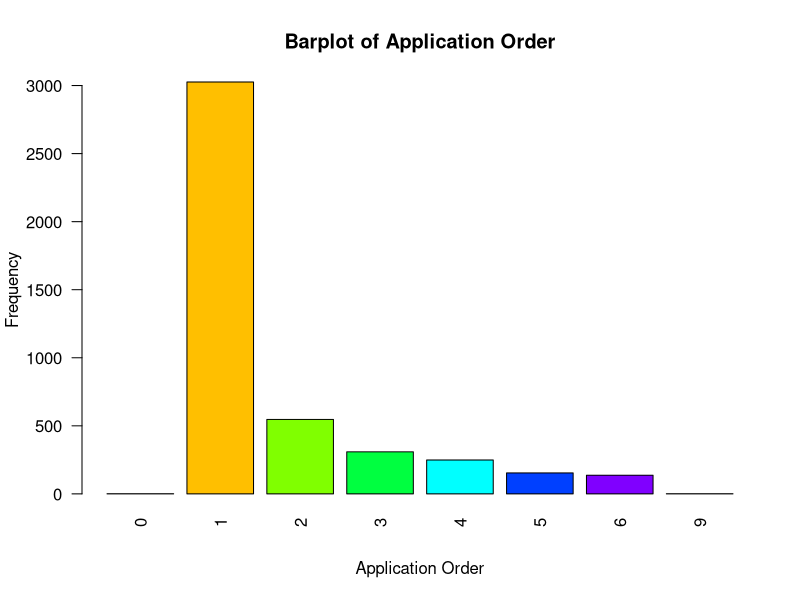
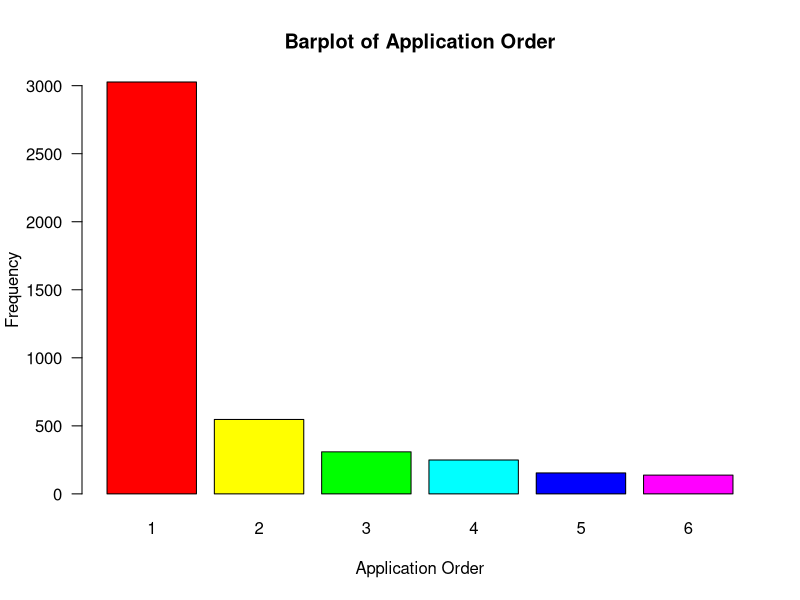
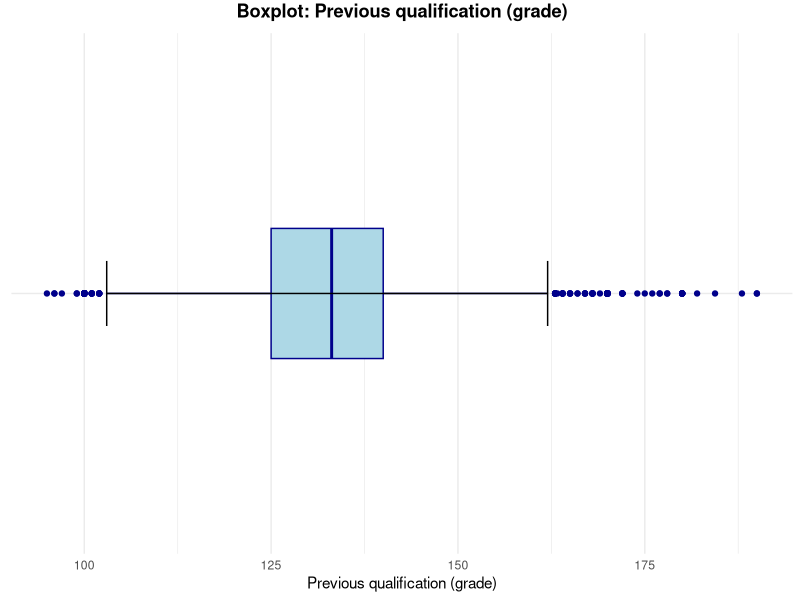
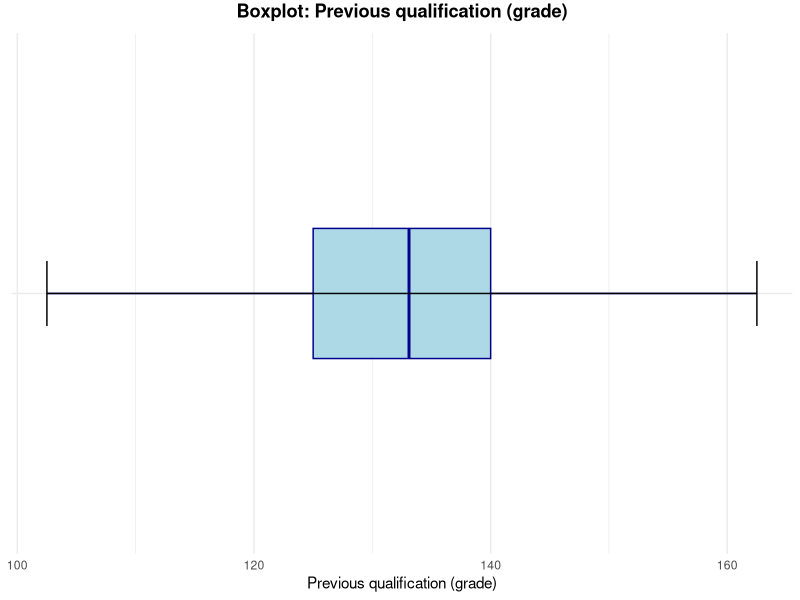
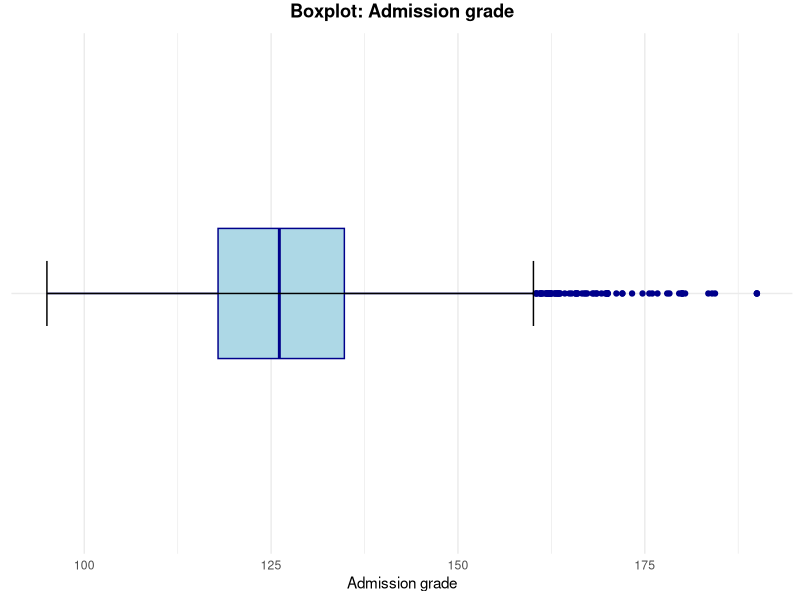
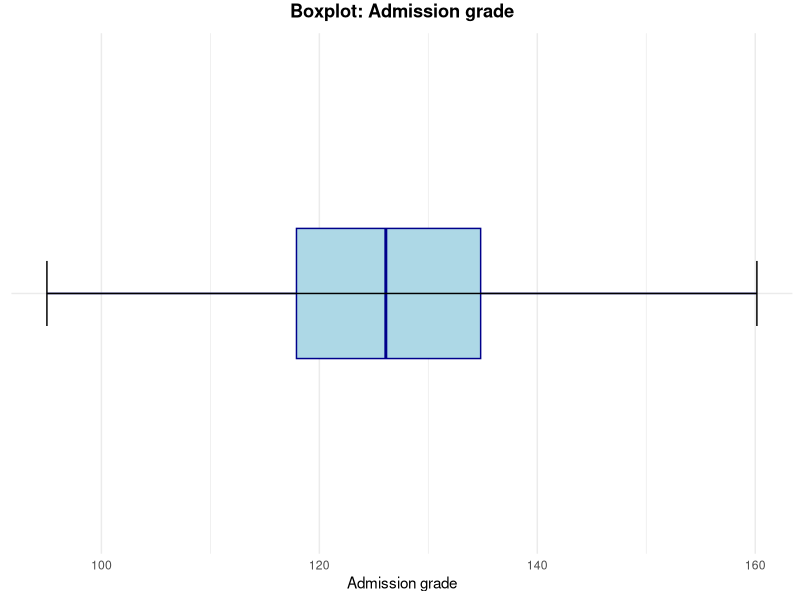
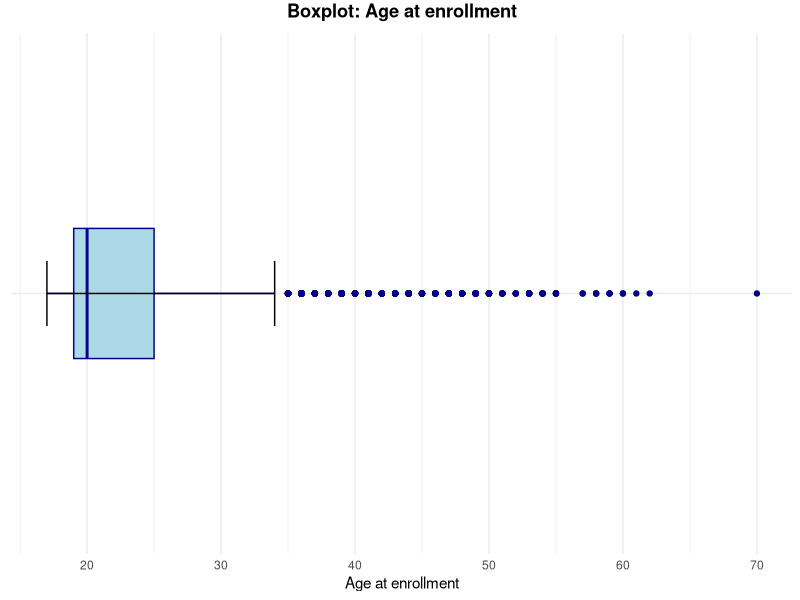
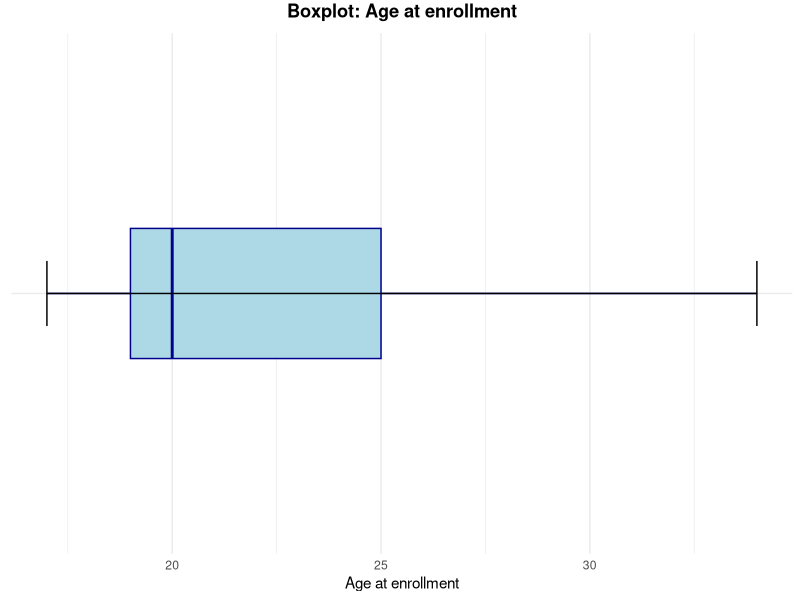

Recreate these plots in R, in order.
## ---- chunk 1
library(here)
library(dplyr)
library(ggplot2)

data <- read.csv(here("dataset/dataMod.csv"), sep = ",", header = TRUE, check.names = FALSE)
head(data)

winsorize <- function(df, feature, round_values = FALSE) {
  # Calcola il primo e terzo quartile
  Q1 <- quantile(df[[feature]], 0.25)
  Q3 <- quantile(df[[feature]], 0.75)
  
  # Calcola l'intervallo interquartile (IQR)
  IQR <- Q3 - Q1
  
  # Definisce il limite inferiore e superiore per outlier
  lower_bound <- Q1 - 1.5 * IQR
  upper_bound <- Q3 + 1.5 * IQR
  
  # Stampa i limiti per il controllo
  print(lower_bound)
  print(upper_bound)
  
  # Applica la winsorization sostituendo gli outlier
  if (round_values) {
    df[[feature]] <- ifelse(df[[feature]] < lower_bound, ceiling(lower_bound), 
                            ifelse(df[[feature]] > upper_bound, floor(upper_bound), df[[feature]]))
  } else {
    df[[feature]] <- ifelse(df[[feature]] < lower_bound, lower_bound, 
                            ifelse(df[[feature]] > upper_bound, upper_bound, df[[feature]]))
  }
  
  # Ritorna il dataframe modificato
  return(df)
}


replace_outliers_with_median <- function(df, feature) {
  # Calcola il primo e terzo quartile
  Q1 <- quantile(df[[feature]], 0.25, na.rm = TRUE)
  Q3 <- quantile(df[[feature]], 0.75, na.rm = TRUE)
  
  # Calcola l'intervallo interquartile (IQR)
  IQR <- Q3 - Q1
  
  # Definisce il limite inferiore e superiore per gli outlier
  lower_bound <- Q1 - 1.5 * IQR
  upper_bound <- Q3 + 1.5 * IQR
  
  # Calcola la mediana
  median_value <- median(df[[feature]], na.rm = TRUE)
  
  # Sostituisce gli outlier con la mediana
  df[[feature]] <- ifelse(df[[feature]] < lower_bound | df[[feature]] > upper_bound, median_value, df[[feature]])
  
  # Ritorna il dataframe modificato
  return(df)
}



log_transform <- function(df, feature) {
  # Controlla se ci sono valori <= 0 nella colonna, poiché log(x) non è definito per x <= 0
  if (any(df[[feature]] <= 0)) {
    # Aggiungi una costante minima per evitare log(0) o log(valori negativi)
    min_positive <- min(df[[feature]][df[[feature]] > 0], na.rm = TRUE)
    df[[feature]] <- ifelse(df[[feature]] <= 0, min_positive, df[[feature]])
  }
  
  # Applica la trasformazione logaritmica
  df[[feature]] <- log(df[[feature]])
  
  # Ritorna il dataframe modificato
  return(df)
}

# Funzione per Creare Boxplot
create_boxplot <- function(data, feature, output_dir = "Grafici") {
  cleaned_feature_name <- gsub("_", " ", feature)
  feature_data <- data[[feature]]
  
  if (all(is.na(feature_data))) {
    cat("La feature", feature, "contiene solo valori NA. Boxplot non creato.\n")
    return()
  }
  
  # Creazione del Boxplot
  p <- ggplot(data, aes(x = .data[[feature]], y = "")) +
    geom_boxplot(fill = "lightblue", color = "darkblue", width = 0.3) +
    labs(title = paste("Boxplot:", cleaned_feature_name),
         x = cleaned_feature_name) +
    theme_minimal() +
    stat_boxplot(geom = "errorbar", width = 0.15) +
    theme(axis.title.y = element_blank(),
          axis.text.y = element_blank(),   
          axis.ticks.y = element_blank(),
          plot.title = element_text(hjust = 0.5, face = "bold", vjust = 2))
  
  # Salvataggio in PDF
  #pdf(file = paste0(output_dir, "/Boxplot_", gsub(" ", "_", cleaned_feature_name), ".pdf"))
  
  print(p)
  
  #dev.off()
  
}
## ---- chunk 2
table_data <- table(data$Application_order)
barplot(table_data, 
        main = "Barplot of Application Order", 
        xlab = "Application Order", 
        ylab = "Frequency", 
        col = rainbow(length(table_data)),
        las = 2)

filtered_data <- data %>%
  filter(`Application_order` == 0 | `Application_order` == 9)
print(filtered_data)

data <- data %>%
  mutate(`Application_order` = case_when(
    `Application_order` == 0 ~ 1,
    `Application_order` == 9 ~ 6,
    TRUE ~ `Application_order`  # Mantiene i valori originali per tutte le altre righe
  ))

table_data <- table(data$Application_order)
barplot(table_data, 
        main = "Barplot of Application Order", 
        xlab = "Application Order", 
        ylab = "Frequency", 
        col = rainbow(length(table_data)),
        las = 1)
## ---- chunk 3
create_boxplot(data, "Previous_qualification_(grade)")
data <- winsorize(data, "Previous_qualification_(grade)")
create_boxplot(data, "Previous_qualification_(grade)")
## ---- chunk 4
create_boxplot(data, "Admission_grade")
data <- winsorize(data, "Admission_grade")
create_boxplot(data, "Admission_grade")
## ---- chunk 5
create_boxplot(data, "Age_at_enrollment")
data <- winsorize (data, "Age_at_enrollment")
create_boxplot(data, "Age_at_enrollment")
## ---- chunk 6
# Studenti con valori mancanti (RIMOSSI)
print(data %>%
  filter(`Curricular_units_1st_sem_(enrolled)` == 0 | `Curricular_units_2nd_sem_(enrolled)` == 0))

data <- data %>%
  filter(`Curricular_units_1st_sem_(enrolled)` != 0 & `Curricular_units_2nd_sem_(enrolled)` != 0)

# Studenti che hanno dati solo per la feature enrolled ma non hanno mai fatto esami (RIMOSSI)
print(data %>%
  filter(`Curricular_units_1st_sem_(evaluations)` == 0 & `Curricular_units_2nd_sem_(evaluations)` == 0))

data <- data %>%
  filter(`Curricular_units_1st_sem_(evaluations)` != 0 | `Curricular_units_2nd_sem_(evaluations)` != 0)

# Studenti Che hanno media 0 ad entrambi i semestri ma che hanno provato degli esami
print(data %>%
  filter(`Curricular_units_1st_sem_(grade)` == 0 & `Curricular_units_2nd_sem_(grade)` == 0))

# Studenti Che hanno media 0 ad uno dei semestri ma che hanno provato degli esami
print(data %>%
  filter(`Curricular_units_1st_sem_(grade)` == 0 | `Curricular_units_2nd_sem_(grade)` == 0))
## ---- chunk 7
create_curricular_boxplots <- function(data, features, output_dir = "Grafici") {
  if (!dir.exists(output_dir)) {
    dir.create(output_dir)
  }
  
  for (feature in features) {
    feature_2nd <- gsub("1st", "2nd", feature)
    
    feature_data_1st <- data[[feature]]
    feature_data_2nd <- data[[feature_2nd]]
    
    if (all(is.na(feature_data_1st)) && all(is.na(feature_data_2nd))) {
      cat("Le feature", feature, "e", feature_2nd, "contengono solo valori NA. Boxplot non creati.\n")
      next
    }
    
    cleaned_feature_name <- gsub("_1st_sem_", " ", feature)
    cleaned_feature_name <- gsub("_", " ", cleaned_feature_name)
    
    boxplot_data <- data.frame(
      Valore = c(feature_data_1st, feature_data_2nd),
      Semestre = rep(c("1° Semestre", "2° Semestre"), each = nrow(data))
    )
    
    y_label <- ifelse(grepl("grade", feature, ignore.case = TRUE), "Grade", "Curricular Units")
    
    y_limits <- if (grepl("grade", feature, ignore.case = TRUE)) c(0, 20) else NULL
    
    p <- ggplot(boxplot_data, aes(x = Semestre, y = Valore, fill = Semestre)) +
      geom_boxplot(outlier.color = "darkblue", outlier.size = 1.5, width = 0.5) +
      stat_boxplot(geom = "errorbar", width = 0.25) +  # Aggiunge le error bar
      scale_fill_manual(values = c("1° Semestre" = "lightblue", "2° Semestre" = "orange")) +
      labs(title = paste("Boxplot:", cleaned_feature_name),
           x = "", y = y_label) +  # Cambia la label dell'asse y dinamicamente
      theme_minimal() +
      theme(plot.title = element_text(hjust = 0.5, face = "bold"),
            legend.position = "none")
    
    if (!is.null(y_limits)) {
      p <- p + ylim(y_limits)
    }
    
    file_name <- paste0(output_dir, "/Boxplot_", gsub(" ", "_", cleaned_feature_name), ".pdf")
    
    # Salva in PDF
    # pdf(file_name, width = 8, height = 5)
    print(p)
    # dev.off()
    
  }
}




features <- c(
  "Curricular_units_1st_sem_(enrolled)",
  "Curricular_units_1st_sem_(evaluations)",
  "Curricular_units_1st_sem_(approved)"
)

# Genera i boxplot prima
create_curricular_boxplots(data, features)

data <- winsorize(data, "Curricular_units_1st_sem_(enrolled)", TRUE)
data <- winsorize(data, "Curricular_units_1st_sem_(evaluations)", TRUE)
data <- winsorize(data, "Curricular_units_1st_sem_(approved)", TRUE)
data <- winsorize(data, "Curricular_units_2nd_sem_(enrolled)", TRUE)
data <- winsorize(data, "Curricular_units_2nd_sem_(evaluations)", TRUE)
data <- winsorize(data, "Curricular_units_2nd_sem_(approved)", TRUE)

# Genera i boxplot dopo
create_curricular_boxplots(data, features)

print(data)
## ---- chunk 8
features <- c(
  "Curricular_units_1st_sem_(grade)"
)

# Genera i boxplot prima
create_curricular_boxplots(data, features)


data <- data %>%
  # Sostituzione di 0 con 10 per studenti con 0 in entrambi i semestri (si potrebbe valutare di analizzare l`impatto di questa operazione)
  mutate(
    `Curricular_units_1st_sem_(grade)` = ifelse(`Curricular_units_1st_sem_(grade)` == 0 & `Curricular_units_2nd_sem_(grade)` == 0, 10, `Curricular_units_1st_sem_(grade)`),
    `Curricular_units_2nd_sem_(grade)` = ifelse(`Curricular_units_1st_sem_(grade)` == 0 & `Curricular_units_2nd_sem_(grade)` == 0, 10, `Curricular_units_2nd_sem_(grade)`)
  ) %>%
  # Imputazione per studenti con 0 al secondo semestre usando la retta di regressione
  mutate(
    `Curricular_units_2nd_sem_(grade)` = ifelse(`Curricular_units_2nd_sem_(grade)` == 0 & `Curricular_units_1st_sem_(grade)` != 0, 3.82 + 0.7 * `Curricular_units_1st_sem_(grade)`, `Curricular_units_2nd_sem_(grade)`)
  ) %>%
  # Imputazione per studenti con 0 al primo semestre usando la retta di regressione inversa
  mutate(
    `Curricular_units_1st_sem_(grade)` = ifelse(`Curricular_units_1st_sem_(grade)` == 0 & `Curricular_units_2nd_sem_(grade)` != 0, (`Curricular_units_2nd_sem_(grade)` - 3.82) / 0.7, `Curricular_units_1st_sem_(grade)`)
  )

# Rimozione dati imputati non validi (14 righe)
data <- data %>%
  filter(`Curricular_units_1st_sem_(grade)` >= 10 & `Curricular_units_2nd_sem_(grade)` >= 10)

# Winsorization dei restanti outlier
data <- winsorize(data, "Curricular_units_1st_sem_(grade)", FALSE)
data <- winsorize(data, "Curricular_units_2nd_sem_(grade)", FALSE)

# Genera i boxplot dopo
create_curricular_boxplots(data, features)


## ---- chunk 9
print(data)
write.csv(data, here("dataset/dataClean.csv"), row.names = FALSE)

